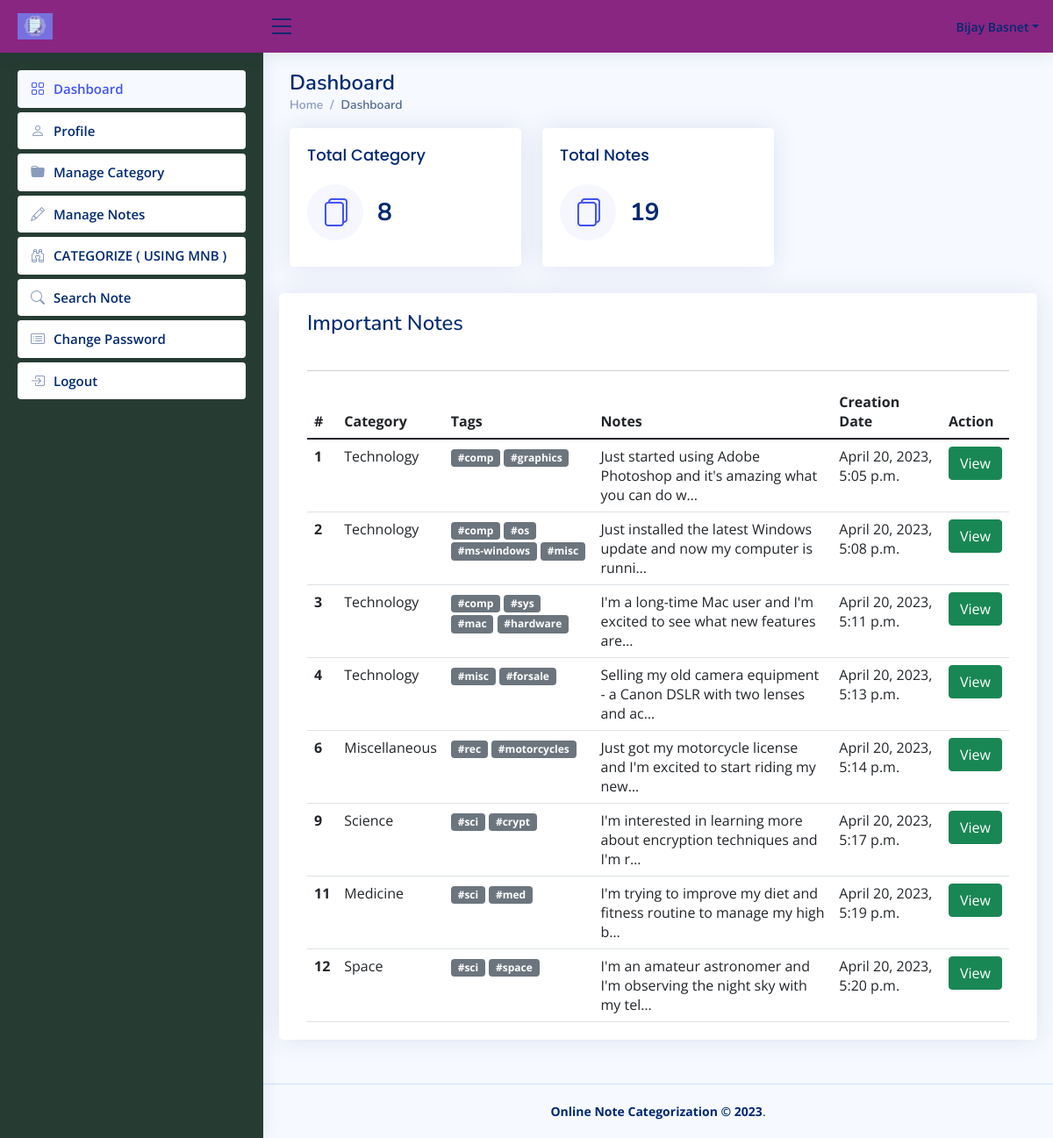
Screenshot of /dashboard (signed in) with the database file from the repository.
### enotes/models.py (models this page shows, shortened)
class Notes(models.Model):
        signup = models.ForeignKey(Signup, on_delete=models.CASCADE, null=True)
        category = models.ForeignKey(Category, on_delete=models.CASCADE, null=True)
        noteDescription = models.CharField(max_length=250, null=True)
        CreationDate = models.DateTimeField(auto_now_add=True)
        UpdationDate = models.DateField(null=True)
        is_important = models.BooleanField(default=False)
        tags = models.CharField(max_length=250, null=True)

class Category(models.Model):
    signup = models.ForeignKey(Signup, on_delete=models.CASCADE, null=True)
    categoryName = models.CharField(max_length=150, null=True)
    CreationDate = models.DateTimeField(auto_now_add=True)

### enotes/views.py (the view)
# urls.py: path('dashboard', dashboard, name='dashboard'),
def dashboard(request):
    if not request.user.is_authenticated:
        return redirect('user_login')
    user = User.objects.get(id=request.user.id)
    signup = Signup.objects.get(user=user)
    important = request.GET.get('important', False)
    totalcategory = Category.objects.filter(signup=signup).count()
    totalnotes = Notes.objects.filter(signup=signup).count()
    if important:
        notes = Notes.objects.filter(signup=signup, is_important=True)
    else:
        notes = Notes.objects.filter(signup=signup)
    return render(request, 'dashboard.html', locals())

### enotes/templates/dashboard.html (shortened to what this page needs)
{% extends 'usernavbar.html' %}
{% block main %}
<div class="pagetitle">
    <h1>Dashboard</h1>
    <nav>
        <ol class="breadcrumb">
            <li class="breadcrumb-item"><a href="/dashboard">Home</a></li>
            <li class="breadcrumb-item active">Dashboard</li>
        </ol>
    </nav>
</div>
<section class="section dashboard">
      <div class="row">
        <div class="col-lg-8">
          <div class="row">
            <div class="col-xxl-6 col-md-6">
              <div class="card info-card sales-card">
                <div class="card-body">
                    <a href="{% url 'manageCategory' %}">
                  <h5 class="card-title">Total Category</h5>
                  <div class="d-flex align-items-center">
                    <div class="card-icon rounded-circle d-flex align-items-center justify-content-center">
                      <i class="bi bi-files"></i>
                    </div>
                    <div class="ps-3">
                      <h6>{{totalcategory}}</h6>
                        </a>
                    </div>
                  </div>
                </div>
              </div>
            </div>
          <div class="col-xxl-6 col-md-6">
              <div class="card info-card sales-card">
                <div class="card-body">
                    <a href="{% url 'manageNotes' %}">
                  <h5 class="card-title">Total Notes</h5>
                  <div class="d-flex align-items-center">
                    <div class="card-icon rounded-circle d-flex align-items-center justify-content-center">
                      <i class="bi bi-files"></i>
                    </div>
                    <div class="ps-3">
                      <h6>{{totalnotes}}</h6>
                        </a>
                    </div>
                  </div>
                </div>
              </div>
</section>
<div class="row">
    <div class="card radius-15 col-xl-12">
        <div class="card-body">
            <div class="card-title">
                <h4>Important Notes</h4>
            </div>
            <hr/>
            <div class="table-responsive">
                <table class="table mb-0">
                    <thead>
                    <tr>
                        <th scope="col">#</th>
                        <th scope="col">Category</th>
                        <th scope="col">Tags</th>
                        <th scope="col">Notes</th>
                        <th scope="col">Creation Date</th>
                        <th scope="col">Action</th>
                    </tr>
                    </thead>
                    <tbody>
                        {% for note in notes|dictsort:"CreationDate" %}
    {% if note.is_important %}
        <tr class="important">
            <th scope="row">{{ forloop.counter }}</th>
            <td>{{ note.category.categoryName }}</td>
            <td>
                {% for tag in note.tags.split %}
                    <span class="badge bg-secondary">{{ tag }}</span>
                {% endfor %}
            </td>
            <td>{{ note.noteDescription|truncatechars:70 }}</td>
            <td>{{ note.CreationDate }}</td>
            <td>
                <a href="{% url 'viewNotes' note.id %}" class="btn btn-success">View</a>
            </td>
        </tr>
    {% endif %}
{% empty %}
    <tr>
        <td colspan="4" class="text-center">No important notes found.</td>
    </tr>
{% endfor %}
                    </tbody>
                </table>
            </div>
        </div>
    </div>
</div>
{% endblock %}

### enotes/templates/usernavbar.html (shortened to what this page needs)
{% load static %}
<html lang="en">
<head>
  <link href="{% static 'assets/vendor/bootstrap/css/bootstrap.min.css' %}" rel="stylesheet">
  <link href="{% static 'assets/vendor/bootstrap-icons/bootstrap-icons.css' %}" rel="stylesheet">
  <link href="{% static 'assets/vendor/boxicons/css/boxicons.min.css' %}" rel="stylesheet">
  <link href="{% static 'assets/vendor/quill/quill.snow.css' %}" rel="stylesheet">
  <link href="{% static 'assets/vendor/quill/quill.bubble.css' %}" rel="stylesheet">
  <link href="{% static 'assets/vendor/remixicon/remixicon.css' %}" rel="stylesheet">
  <link href="{% static 'assets/vendor/simple-datatables/style.css' %}" rel="stylesheet">
  <link href="{% static 'assets/css/style.css' %}" rel="stylesheet">
</head>
<body>
  <header id="header" class="header fixed-top d-flex align-items-center">
    <div class="d-flex align-items-center justify-content-between">
      <a href="" class="logo d-flex align-items-center">
        <img src="{% static 'images/enotes.png' %}" alt="">
      </a>
      <i class="bi bi-list toggle-sidebar-btn"></i>
    </div>
    <nav class="header-nav ms-auto">
      <ul class="d-flex align-items-center">
        <li class="nav-item dropdown pe-3">
          <a class="nav-link nav-profile d-flex align-items-center pe-0" href="#" data-bs-toggle="dropdown">
            <span class="d-none d-md-block dropdown-toggle ps-2">{{request.user.first_name}} {{request.user.last_name}}</span>
          </a>
        </li>
      </ul>
    </nav>
  </header>
  <aside id="sidebar" class="sidebar">
    <ul class="sidebar-nav" id="sidebar-nav">
      <li class="nav-item">
        <a class="nav-link" href="/dashboard">
          <i class="bi bi-grid"></i>
          <span>Dashboard</span>
        </a>
      </li>
      <li class="nav-item">
        <a class="nav-link collapsed" href="/profile">
          <i class="bi bi-person"></i>
          <span>Profile</span>
        </a>
      </li>
        <li class="nav-item">
        <a class="nav-link collapsed" href="/manageCategory">
          <i class="bi bi-folder-fill"></i>
          <span>Manage Category</span>
        </a>
      </li>
      <li class="nav-item">
        <a class="nav-link collapsed" href="/manageNotes">
          <i class="bi bi-pencil"></i>
          <span>Manage Notes</span>
        </a>
      </li>
       <li class="nav-item ">
        <a class="nav-link collapsed has-arrow" href="#">
          <i class="bi bi-binoculars"></i>
          <span>CATEGORIZE ( USING MNB )</span>
        </a>
      </li>
      <li class="nav-item">
        <a class="nav-link collapsed" href="/searchNotes">
          <i class="bi bi-search"></i>
          <span>Search Note</span>
        </a>
      </li>
      <li class="nav-item">
        <a class="nav-link collapsed" href="/changePassword">
          <i class="bi bi-card-list"></i>
          <span>Change Password</span>
        </a>
      </li>
      <li class="nav-item">
        <a class="nav-link collapsed" href="/logout">
          <i class="bi bi-box-arrow-in-right"></i>
          <span>Logout</span>
        </a>
      </li>
    </ul>
  </aside>
  <main id="main" class="main">
    <section class="section dashboard">
      {% block main %}
      {% endblock %}
    </section>
  </main>
  <footer id="footer" class="footer">
    <div class="copyright">
      <strong><span>Online Note Categorization &copy;
            <script>document.write(new Date().getFullYear());</script></span></strong>.
    </div>
  </footer>
</body>
</html>

### enotes/static/assets/css/style.css (style rules this page uses)
:root { scroll-behavior: smooth; }
body { font-family: "Open Sans", sans-serif; background: #f6f9ff; color: #444444; }
a { color: #4154f1; text-decoration: none; }
h1, h2, h3, h4, h5, h6 { font-family: "Nunito", sans-serif; }
#main { margin-top: 60px; padding: 20px 30px; transition: all 0.3s; }
.pagetitle { margin-bottom: 10px; }
.pagetitle h1 { font-size: 24px; margin-bottom: 0; font-weight: 600; color: #012970; }
.card { margin-bottom: 30px; border: none; border-radius: 5px; box-shadow: 0px 0 30px rgba(1, 41, 112, 0.1); }
.card-title { padding: 20px 0 15px 0; font-size: 18px; font-weight: 500; color: #012970; font-family: "Poppins", sans-serif; }
.card-body { padding: 0 20px 20px 20px; }
.breadcrumb { font-size: 14px; font-family: "Nunito", sans-serif; color: #899bbd; font-weight: 600; }
.breadcrumb a { color: #899bbd; transition: 0.3s; }
.breadcrumb .breadcrumb-item::before { color: #899bbd; }
.breadcrumb .active { color: #51678f; font-weight: 600; }
.logo { line-height: 1; }
@media (min-width: 1200px) { .logo { width: 280px; } }
.logo img { max-height: 30px; margin-right: 6px; }
.header { transition: all 0.5s; z-index: 997; height: 60px; box-shadow: 0px 2px 20px rgba(1, 41, 112, 0.1); background-color: #892682; padding-left: 20px; }
.header .toggle-sidebar-btn { font-size: 32px; padding-left: 5px; cursor: pointer; color: #012970; }
.header-nav ul { list-style: none; }
.header-nav > ul { margin: 0; padding: 0; }
.header-nav .nav-profile { color: #012970; }
.header-nav .nav-profile span { font-size: 14px; font-weight: 600; }
.sidebar { position: fixed; top: 60px; left: 0; bottom: 0; width: 300px; z-index: 996; transition: all 0.3s; padding: 20px; overflow-y: auto; scrollbar-width: thin; scrollbar-color: #aab7cf transparent; box-shadow: 0px 0px 20px rgba(1, 41, 112, 0.1); background-color: #263c32; }
@media (min-width: 1200px) { #main, #footer { margin-left: 300px; } }
.sidebar-nav { padding: 0; margin: 0; list-style: none; }
.sidebar-nav li { padding: 0; margin: 0; list-style: none; }
.sidebar-nav .nav-item { margin-bottom: 5px; }
.sidebar-nav .nav-link { display: flex; align-items: center; font-size: 15px; font-weight: 600; color: #4154f1; transition: 0.3; background: #f6f9ff; padding: 10px 15px; border-radius: 4px; }
.sidebar-nav .nav-link i { font-size: 16px; margin-right: 10px; color: #4154f1; }
.sidebar-nav .nav-link.collapsed { color: #012970; background: #fff; }
.sidebar-nav .nav-link.collapsed i { color: #899bbd; }
.dashboard .info-card { padding-bottom: 10px; }
.dashboard .info-card h6 { font-size: 28px; color: #012970; font-weight: 700; margin: 0; padding: 0; }
.dashboard .card-icon { font-size: 32px; line-height: 0; width: 64px; height: 64px; flex-shrink: 0; flex-grow: 0; }
.dashboard .sales-card .card-icon { color: #4154f1; background: #f6f6fe; }
.footer { padding: 20px 0; font-size: 14px; transition: all 0.3s; border-top: 1px solid #cddfff; }
.footer .copyright { text-align: center; color: #012970; }

### rows the page displays
Notes: category.categoryName "Technology", split "#comp" "#graphics", noteDescription "Just started using Adobe Photoshop and it's amazing what you can do w…", CreationDate "April 20, 2023, 5:05 p.m."
Notes: category.categoryName "Technology", split "#comp" "#os" "#ms-windows" "#misc", noteDescription "Just installed the latest Windows update and now my computer is runni…", CreationDate "April 20, 2023, 5:08 p.m."
Notes: category.categoryName "Technology", split "#comp" "#sys" "#mac" "#hardware", noteDescription "I'm a long-time Mac user and I'm excited to see what new features are…", CreationDate "April 20, 2023, 5:11 p.m."
Notes: category.categoryName "Technology", split "#misc" "#forsale", noteDescription "Selling my old camera equipment - a Canon DSLR with two lenses and ac…", CreationDate "April 20, 2023, 5:13 p.m."
Notes: category.categoryName "Miscellaneous", split "#rec" "#motorcycles", noteDescription "Just got my motorcycle license and I'm excited to start riding my new…", CreationDate "April 20, 2023, 5:14 p.m."
Notes: category.categoryName "Science", split "#sci" "#crypt", noteDescription "I'm interested in learning more about encryption techniques and I'm r…", CreationDate "April 20, 2023, 5:17 p.m."
Notes: category.categoryName "Medicine", split "#sci" "#med", noteDescription "I'm trying to improve my diet and fitness routine to manage my high b…", CreationDate "April 20, 2023, 5:19 p.m."
Notes: category.categoryName "Space", split "#sci" "#space", noteDescription "I'm an amateur astronomer and I'm observing the night sky with my tel…", CreationDate "April 20, 2023, 5:20 p.m."

### other values shown
{{ request.user.first_name }} "Bijay"
{{ request.user.last_name }} "Basnet"
{{ totalcategory }} "8"
{{ totalnotes }} "19"
